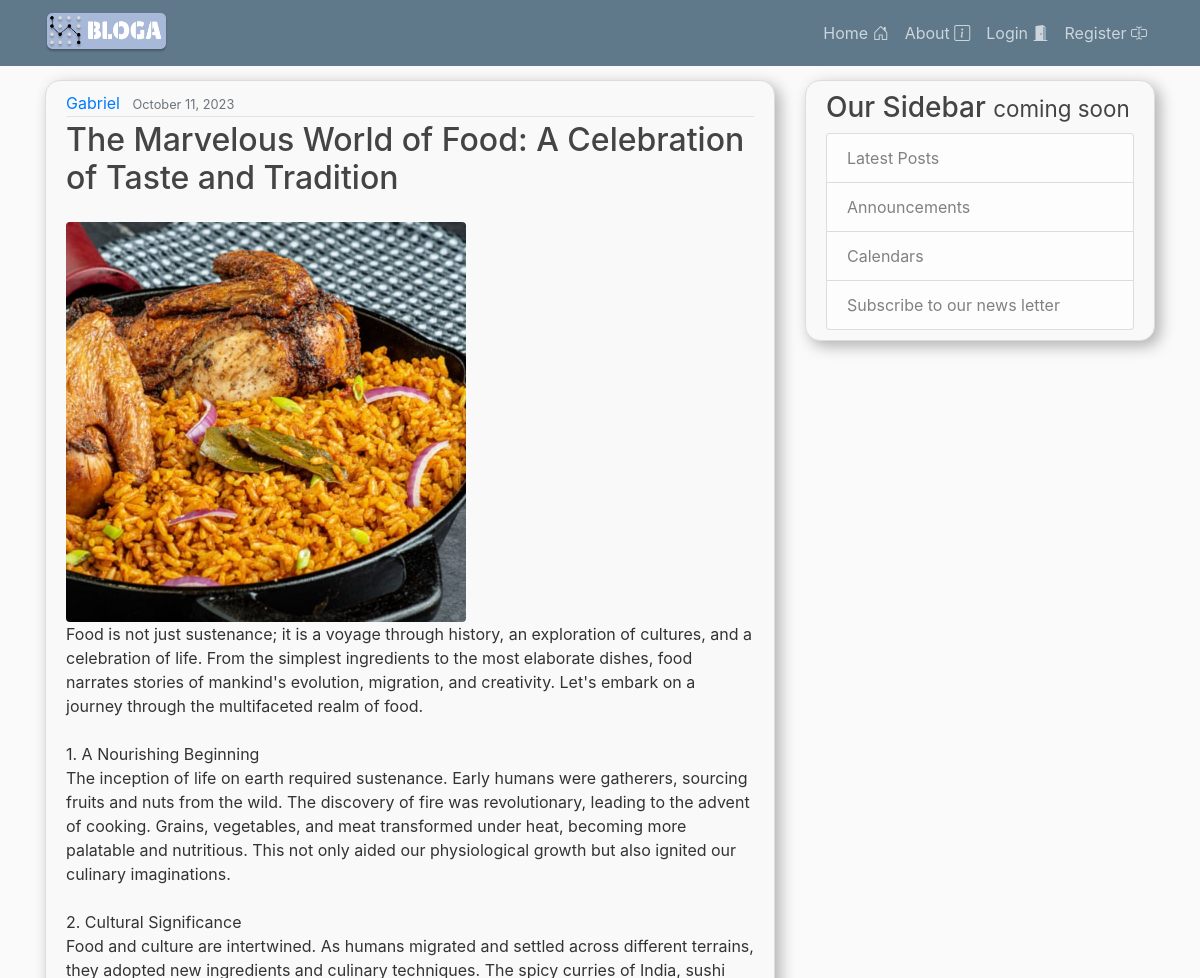
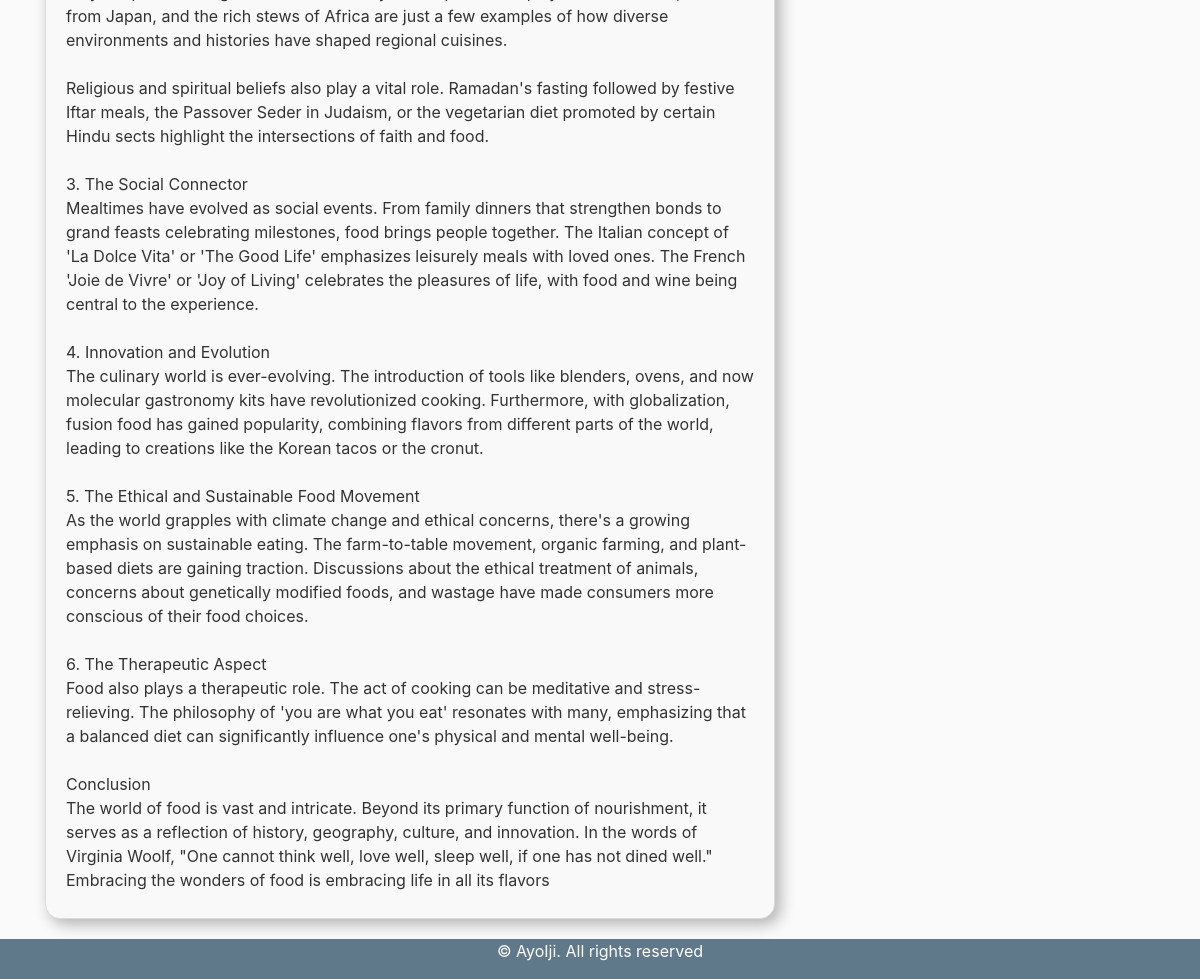
Page /posts/17/ on the committed database (2 pictures, top to bottom).
### blog/models.py (models this page shows, shortened)
class Post(models.Model):
    title = models.CharField(max_length=100)
    content = models.TextField()
    date_posted = models.DateTimeField(default=timezone.now)
    author = models.ForeignKey(User, on_delete=models.CASCADE)
    image = models.ImageField(upload_to='post_images/', default='default.jpg')
    category = models.ForeignKey(Category, on_delete=models.CASCADE, null=True, blank=True)
    likes = models.ManyToManyField(User, related_name='post_likes')
    dislikes = models.ManyToManyField(User, related_name='post_dislikes')

class BlogImage(models.Model):
    post = models.ForeignKey(Post, related_name='images', on_delete=models.CASCADE)
    image = models.ImageField(upload_to='post_images/')

### blog/views.py (the view)
# urls.py: path('posts/<int:post_id>/', views.post_detail, name='post_detail'),
def post_detail(request, post_id):
    post = get_object_or_404(Post, id=post_id)
    return render(request, 'blog/post_detail.html', {'post': post})

### blog/templates/blog/post_detail.html (shortened to what this page needs)
{% extends "blog/base.html" %}
{% load widget_tweaks %}
{% block content %}
    <article class="media content-section">
        <div class="media-body">
            <div class="article-metadata">
                <a class="mr-2 author" href="#">{{ post.author }}</a>
                <small class="text-muted">{{ post.date_posted|date:"F d, Y" }}</small>
            </div>
            <h2>{{ post.title }}</h2>
            {% for image in post.images.all %}
                <img src="{{ image.image.url }}" alt="Image for {{ post.title }}" class="img-fluid mt-3 rounded Blog-image">
            {% endfor %}
            <p class="article-content">{{ post.content }}</p>
        </div>
    </article>
{% endblock content %}

### blog/static/blog/main.css (style rules this page uses)
body { background: #fafafa; color: #333333; margin-top: 5rem; }
h1, h2, h3, h4, h5, h6 { color: #444444; }
.content-section { background: #ffffff; padding: 10px 20px; border: 1px solid #dddddd; border-radius: 10px; margin-bottom: 20px; width: 100%; }
.article-content { white-space: pre-line; }
.article-metadata { padding-bottom: 1px; margin-bottom: 4px; border-bottom: 1px solid #e3e3e3; }

### blog/templates/blog/base.html (style rules this page uses)
body { background: #fafafa; color: #333333; margin-top: 5rem; }
h1, h2, h3, h4, h5, h6 { color: #444444; }
.content-section { background: #ffffff; padding: 10px 20px; border: 1px solid #dddddd; border-radius: 10px; margin-bottom: 20px; }
.article-content { white-space: pre-line; }
.article-metadata { padding-bottom: 1px; margin-bottom: 4px; border-bottom: 1px solid #e3e3e3 }
body { display: flex; flex-direction: column; min-height: 100vh; }
.content-section { border-radius: 15px; border: 1px solid #ddd; background-color: #f9f9f9; box-shadow: 5px 5px 15px rgba(0, 0, 0, 0.3); }

### blog/templates/blog/post_detail.html (style rules this page uses)
.Blog-image { width: 400px; height: 50%; }

### rows in the picture
Post: author "Gabriel", date_posted "October 11, 2023", title "The Marvelous World of Food: A Celebration of Taste and Tradition", content "Food is not just sustenance; it is a voyage through history, an exploration of cultures, and a celebration of life. From the simplest ingredients to the most elaborate dishes, food narrates stories of mankind's evolution, migration, and creativity. Let's embark on a journey through the multifaceted realm of food. 1. A Nourishing Beginning The inception of life on earth required sustenance. Early humans were gatherers, sourcing fruits and nuts from the wild. The discovery of fire was revolutionary, leading to the advent of cooking. Grains, vegetables, and meat transformed under heat, becoming more palatable and nutritious. This not only aided our physiological growth but also ignited our…"
BlogImage: image (picture)
